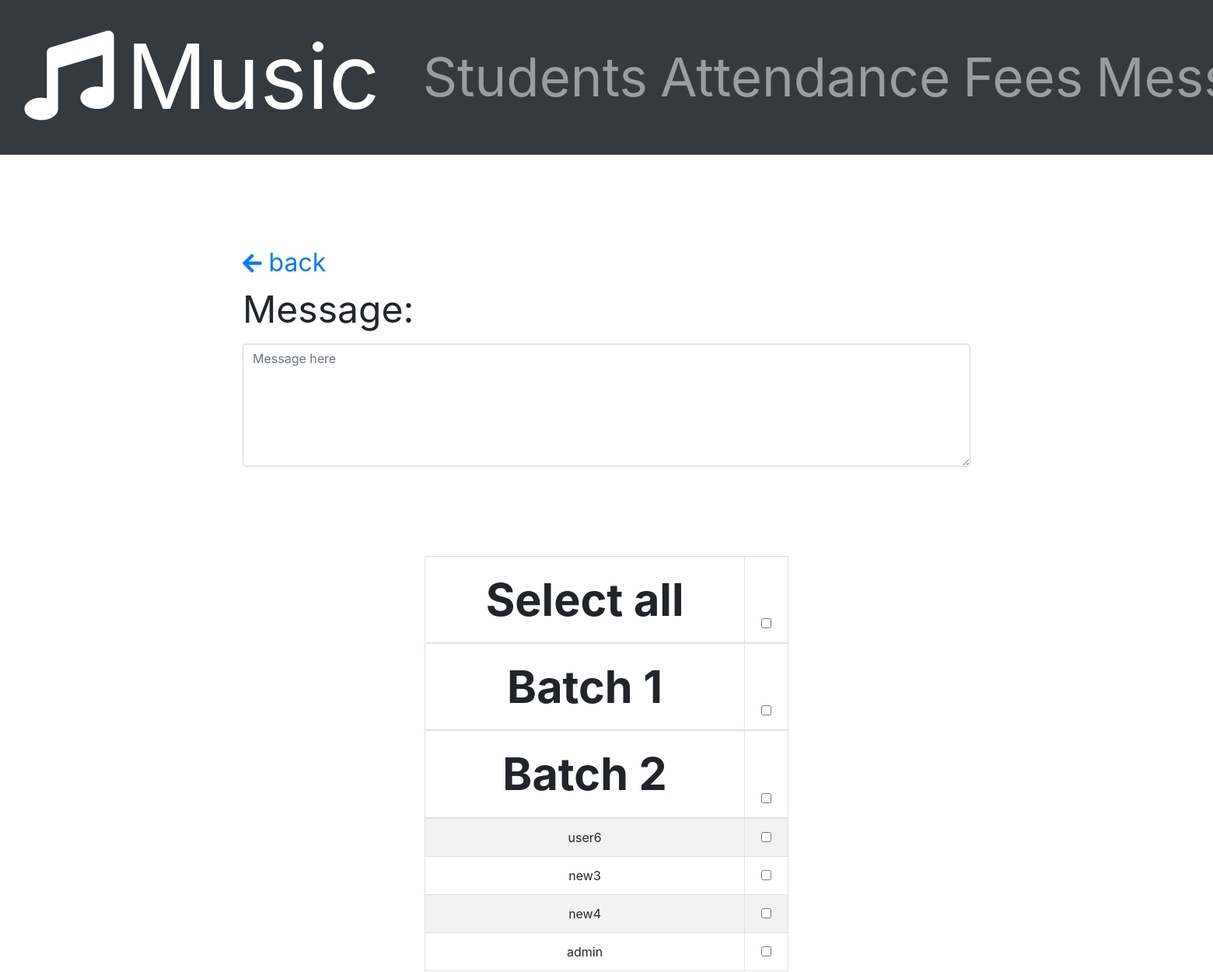
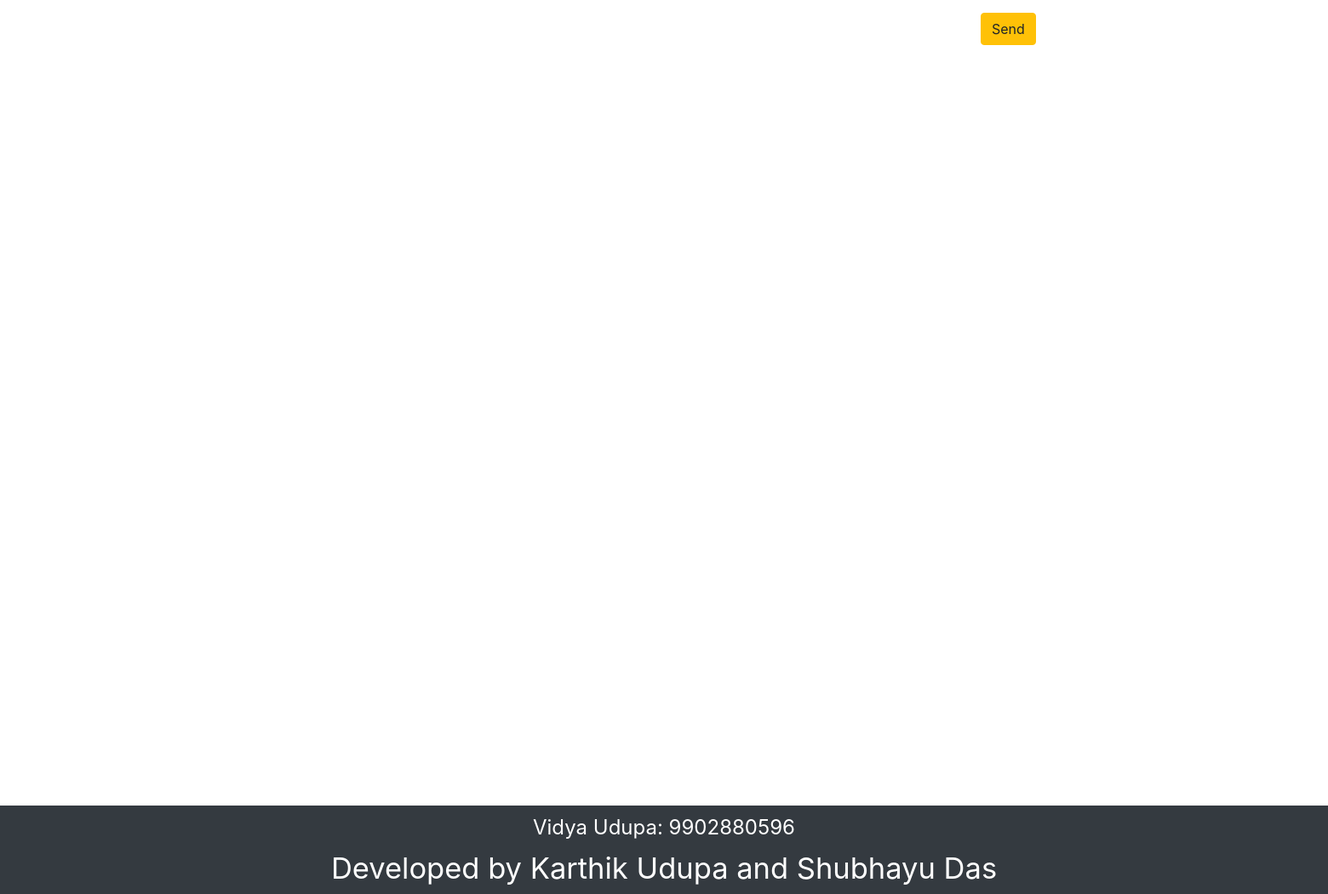
/admin-home/admin-message/send/, run on the app's committed database (2 pictures, top to bottom).
### Registry/models.py (models this page shows)
class storeData(models.Model):
    id = models.AutoField(primary_key=True)
    username = models.CharField(max_length=100, default = "", verbose_name = "Student Name")
    phone_regex = RegexValidator(regex = r'^[0-9]{10}$', message = "Phone number must be of the form: 9876543210.")
    phone_number = models.CharField(validators = [phone_regex], max_length=11, verbose_name = "Phone Number")
    batch_number = models.IntegerField(default = 0, verbose_name = "Batch number")
    password = models.CharField(max_length = 30, verbose_name = "Password")
    no_of_class_attended = models.IntegerField(default = 0)
    last_class_attended = models.DateTimeField(auto_now_add = True)
    last_fees_paid = models.DateTimeField(default = datetime(1970, 1, 1, tzinfo=timezone('Asia/Kolkata')))
    validated = models.BooleanField(default = False)
    is_superuser = models.BooleanField(default = False)
    is_logged_in = models.BooleanField(default = False, verbose_name = "Logged in status")
    unseen_message_count = models.IntegerField(default = 0)
    unseen_file_count = models.IntegerField(default = 0)
    email_address = models.EmailField()

### Registry/views.py (the view)
# urls.py: path('admin-home/admin-message/send/', views.adminSendMessage, name = 'adminSendMessage'),
def adminSendMessage(request):
    args = {}
    if request.method == 'POST':
        recipients = []
        form = SelectStudentForm(request.POST)
        if form.is_valid:
            message = request.POST['message']
            if request.POST.get('selectall'):
                recipients = storeData.objects.filter(is_superuser = 0)
                recipients = recipients.values()
            elif request.POST.get('batch1'):
                recipients = storeData.objects.filter(batch_number = 1)
                recipients = recipients.values()
            elif request.POST.get('batch2'):
                recipients = storeData.objects.filter(batch_number = 2)
                recipients = recipients.values()
            else:
                for user in storeData.objects.values():
                    if request.POST.get(str(user['id'])):
                        recipients.append(user)
            sendMessage(request, message, recipients)
            messages.info(request, 'Message has been sent.')
            return redirect('adminhome')
    else:
        form = SelectStudentForm()
        LIST_OF_CHOICES = []
        for user in storeData.objects.values():
            if not user['is_superuser'] and user['validated']:
                LIST_OF_CHOICES.append(user)
        args = {"form": form, "students": LIST_OF_CHOICES}
    return render(request, 'Registry/adminSendMessage.html', args)

### Registry/forms.py
class SelectStudentForm(forms.Form):
    model = storeData
    choices = forms.MultipleChoiceField(widget=forms.CheckboxSelectMultiple, required = False)

### Registry/templates/Registry/adminSendMessage.html (shortened to what this page needs)
{% extends "Registry/adminBase.html" %}
{% load static %}
{% block style %}
    <link rel="stylesheet" href = {% static "css/adminSendMessage.css" %}>
{% endblock %}
{% block body %}
    <div id = 'allMessage'>
        <a class="back" href="{% url 'adminViewMessage' %}"><i class="fas fa-arrow-left"></i> back</a>
        <form method="POST" id = "form">
            <div class = "form-group" id = "messageBox">
                <label id = "tag"> Message: </label>
                <textarea rows = '6' class="form-control text-wrap" type="text" name = "message" placeholder="Message here" id = "desc"></textarea>
                <div id = "selectTable">
                    <table class = "table table-striped table-bordered">
                        <thead>
                            <tr>
                                <th style = "font-size: calc(2.5vh)">Select all</th>
                                <th><input type="checkbox" class = "check" name = "selectall"></th>
                            </tr>
                            <tr>
                                    <th style = "font-size: calc(2.5vh)">Batch 1</th>
                                    <th><input type="checkbox" class = "check" name = "batch1"></th>
                            </tr>
                            <tr>
                                    <th style = "font-size: calc(2.5vh)">Batch 2</th>
                                    <th><input type="checkbox" class = "check" name = "batch2"></th>
                            </tr>
                        </thead>
                        <tbody>
                        {% for student in students %}
                            <tr>
                                <td class = "labels">{{ student.username }}</td>
                                <td><input type="checkbox" class = "check" name = "{{student.id}}"></td>
                            </tr>
                        {% endfor %}
                        </tbody>
                    </table>
                </div>
                <input type="submit" id="send-message" value="Send" class="btn login-btn btn-warning float-right">
            </div>
        </form>
</div>
{% endblock %}

### Registry/static/css/adminBase.css (style rules this page uses)
html, body { width: 100%; }
@media (min-width: 768px) { .float-right { margin-right: calc(2vw); } }

### Registry/static/css/adminSendMessage.css (style rules this page uses)
th, td { text-align: center; }
#allMessage { width: 60%; margin: auto; padding-top: calc(5vh); }
#tag { font-size: 3rem; }
#selectTable { width: 50%; margin: auto; padding-top: calc(5vh); }
.back { font-size: 2rem; }
.fa-arrow-left { font-size: 28px; }

### data on the page
storeData: username "user6"
storeData: username "new3"
storeData: username "new4"
storeData: username "admin"
